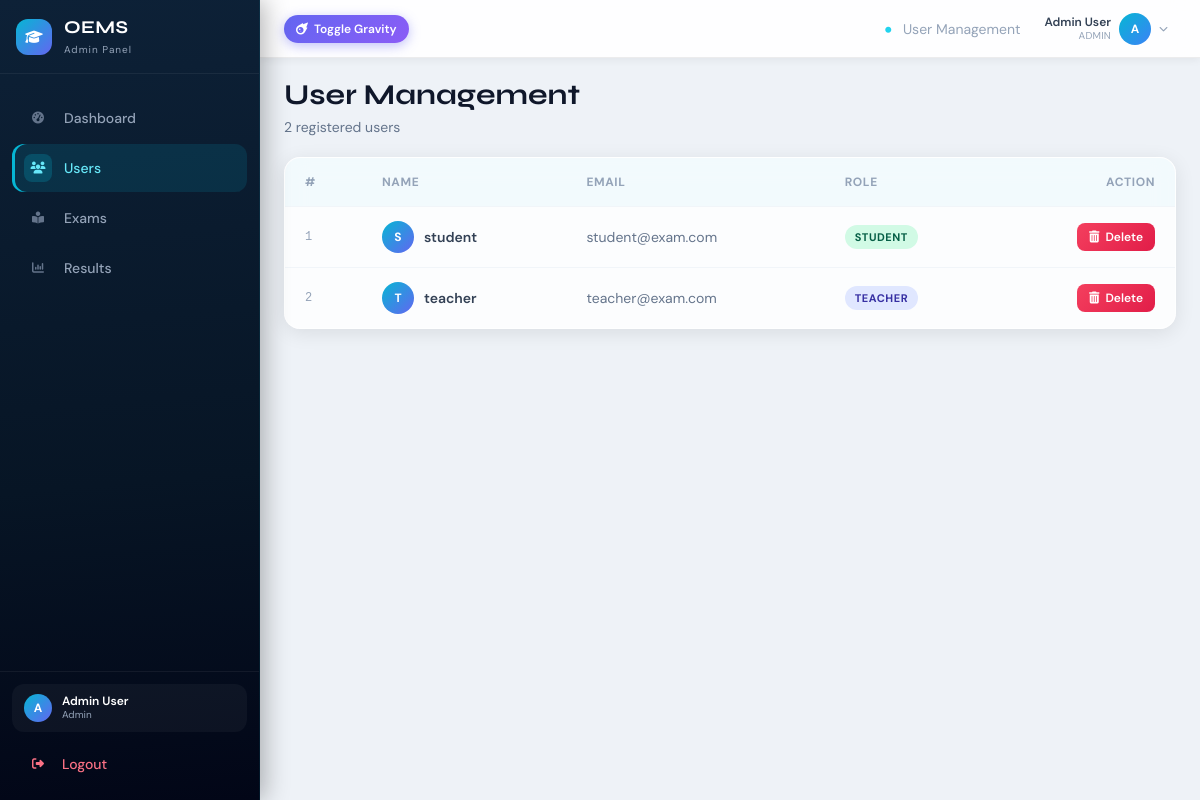
The app's page /users (signed in) with its own data.
### tables this page shows
CREATE TABLE users (
            id INTEGER PRIMARY KEY AUTOINCREMENT,
            name TEXT NOT NULL,
            email TEXT UNIQUE NOT NULL,
            password TEXT NOT NULL,
            role TEXT NOT NULL CHECK(role IN ('admin', 'teacher', 'student')),
            security_pin TEXT NOT NULL
        );

### app.py (the view)
@app.route('/users')
@login_required
@role_required('admin')
def manage_users():
    conn  = models.get_db_connection()
    users = conn.execute(
        "SELECT id, name, email, role FROM users WHERE role != 'admin' ORDER BY role, name"
    ).fetchall()
    conn.close()
    return render_template('users.html', users=users)

### app.py (called while the page is built)
def login_required(f):
    @wraps(f)
    def decorated(*args, **kwargs):
        if 'user_id' not in session:
            flash("Please log in to access this page.", "danger")
            return redirect(url_for('login'))
        return f(*args, **kwargs)
    return decorated

def role_required(*roles):
    def decorator(f):
        @wraps(f)
        def decorated(*args, **kwargs):
            if session.get('user_role') not in roles:
                flash("You don't have permission to view that page.", "danger")
                return redirect(url_for('dashboard'))
            return f(*args, **kwargs)
        return decorated
    return decorator

### models.py (called while the page is built)
def get_db_connection():
    db_path = os.path.join(os.path.dirname(os.path.abspath(__file__)), 'database.db')
    conn = sqlite3.connect(db_path)
    conn.row_factory = sqlite3.Row
    conn.execute('PRAGMA foreign_keys = ON')
    return conn

### templates/users.html (shortened to what this page needs)
{% extends 'base.html' %}
{% block page_label %}User Management{% endblock %}
{% block content %}
<div class="page-header mb-5 anim-in flex flex-wrap items-center justify-between gap-3">
  <div>
    <h1>User Management</h1>
    <p class="text-sm text-slate-500 mt-1">{{ users|length }} registered user{{ 's' if users|length != 1 else '' }}</p>
  </div>
</div>
<div class="glass rounded-2xl overflow-hidden anim-in physics-element hidden sm:block">
  <div class="overflow-x-auto">
    <table class="w-full data-table">
      <thead>
        <tr class="text-left text-xs font-semibold text-slate-400 uppercase tracking-wider border-b border-slate-100">
          <th class="px-5 py-4">#</th>
          <th class="px-5 py-4">Name</th>
          <th class="px-5 py-4">Email</th>
          <th class="px-5 py-4">Role</th>
          <th class="px-5 py-4 text-right">Action</th>
        </tr>
      </thead>
      <tbody class="divide-y divide-slate-100">
        {% for u in users %}
        <tr class="text-sm hover:bg-cyan-50/30 transition">
          <td class="px-5 py-3.5 text-slate-400 font-mono text-xs">{{ loop.index }}</td>
          <td class="px-5 py-3.5">
            <div class="flex items-center gap-2.5">
              <div class="w-8 h-8 rounded-full flex items-center justify-center text-xs font-bold text-white shrink-0"
                   style="background: linear-gradient(135deg, #06B6D4, #6366F1)">
                {{ u.name[0].upper() }}
              </div>
              <span class="font-semibold text-slate-700">{{ u.name }}</span>
            </div>
          </td>
          <td class="px-5 py-3.5 text-slate-500">{{ u.email }}</td>
          <td class="px-5 py-3.5">
            <span class="badge badge-{{ u.role }}">{{ u.role }}</span>
          </td>
          <td class="px-5 py-3.5 text-right">
            <form method="POST" action="{{ url_for('delete_user', user_id=u.id) }}"
                  onsubmit="return confirm('Delete {{ u.name }} permanently? This cannot be undone.')">
              <button class="btn-danger px-3 py-1.5 rounded-lg text-xs ml-auto">
                <i class="fas fa-trash-alt"></i> Delete
              </button>
            </form>
          </td>
        </tr>
        {% endfor %}
      </tbody>
    </table>
  </div>
</div>
{% endblock %}

### static/css/styles.css (style rules this page uses)
:root { --navy: #0A192F; --navy-dk: #020617; --cyan: #06B6D4; --indigo: #6366F1; --emerald: #10B981; --amber: #F59E0B; --rose: #F43F5E; --sidebar-w: 260px; --navbar-h: 58px; --shadow-sm: 0 2px 8px rgba(0,0,0,0.06); --shadow-md: 0 4px 20px rgba(0,0,0,0.09); --shadow-lg: 0 8px 36px rgba(0,0,0,0.13); --glow-cyan: 0 4px 16px rgba(6,182,212,0.38); --glow-indigo: 0 4px 16px rgba(99,102,241,0.38); --fast: 0.15s ease; --base: 0.25s ease; --slow: 0.4s cubic-bezier(0.4, 0, 0.2, 1); }
*, *::before, *::after { box-sizing: border-box; margin: 0; padding: 0; }
body { font-family: 'DM Sans', sans-serif; background: #eef2f7; color: #1e293b; overflow-x: hidden; line-height: 1.5; }
.anim-in { animation: fadeUp 0.35s ease both; }
.glass { background: rgba(255, 255, 255, 0.82); backdrop-filter: blur(12px); -webkit-backdrop-filter: blur(12px); border: 1px solid rgba(255, 255, 255, 0.68); box-shadow: var(--shadow-md); }
.btn-danger { display: inline-flex; align-items: center; gap: 6px; background: linear-gradient(135deg, var(--rose), #e11d48); color: white; font-weight: 600; border: none; cursor: pointer; transition: all var(--fast); }
.badge { display: inline-flex; align-items: center; padding: 2px 10px; border-radius: 99px; font-size: 11px; font-weight: 700; text-transform: uppercase; letter-spacing: 0.05em; white-space: nowrap; }
.badge-student { background: #d1fae5; color: #065f46; }
.badge-teacher { background: #e0e7ff; color: #3730a3; }
.data-table { width: 100%; border-collapse: collapse; }
.data-table thead tr { background: rgba(6,182,212,0.04); }
.data-table tbody tr { transition: background var(--fast); }
.page-header h1 { font-family: 'Syne', sans-serif; font-weight: 700; font-size: 1.4rem; color: #0f172a; line-height: 1.2; }
@media (min-width: 640px) { .page-header h1 { font-size: 1.8rem; } }

### records on screen
users: name "S", name "student", email "student@exam.com", role "STUDENT"
users: name "T", name "teacher", email "teacher@exam.com", role "TEACHER"

### other values on screen
{{ session.get('user_role') }} "Admin"
{{ session.get('user_name','U')[0].upper() }} "A"
{{ session.get('user_name') }} "Admin User"
{{ session.get('user_role') }} "ADMIN"
{{ users|length }} "2"
{{ 's' if users|length != 1 else '' }} "s"
